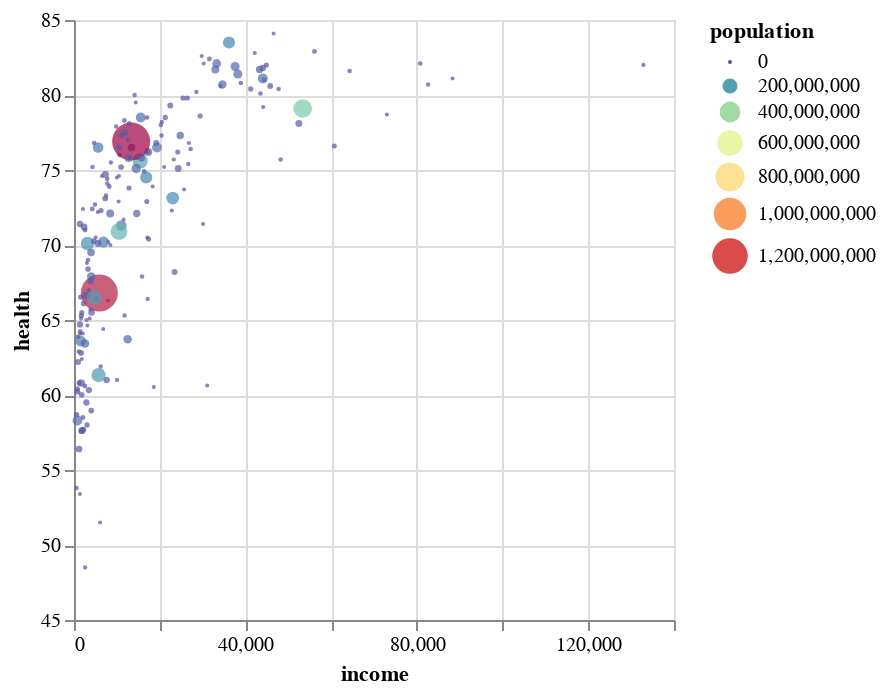

This figure's notebook cell:
### Markdown cell above
* Add size and color encodings, both using the "population" field.
* Specify a color scheme of your choice.  If desired, you can use the `reverse` keyword argument to reverse the ordering of the colors.

### Code cell
alt.Chart(source).mark_circle().encode(
    alt.X('income'),
    alt.Y('health').scale(zero=False),
    alt.Size('population'),
    alt.Color('population').scale(scheme="spectral", reverse=True)
)

### Figure 1 — Vega-Lite specification as saved in the notebook (floating-point values rounded to 4 significant figures; data arrays with more than 128 entries replaced by an {"elided": "..."} marker saying what was removed)
{"config": {"view": {"continuousWidth": 300, "continuousHeight": 300}}, "data": {"name": "data-246d617600ef31eabf4a8c28634b7fcb"}, "mark": {"type": "circle"}, "encoding": {"color": {"field": "population", "scale": {"scheme": "spectral", "reverse": true}, "type": "quantitative"}, "size": {"field": "population", "type": "quantitative"}, "x": {"field": "income", "type": "quantitative"}, "y": {"field": "health", "scale": {"zero": false}, "type": "quantitative"}}, "$schema": "https://vega.github.io/schema/vega-lite/v5.17.0.json", "datasets": {"data-246d617600ef31eabf4a8c28634b7fcb": {"elided": "187 records"}}}
